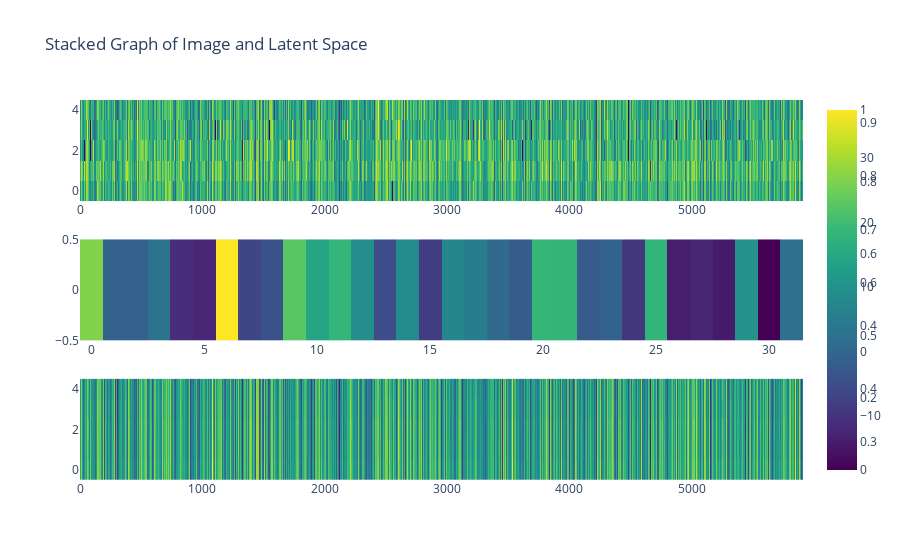

Notebook code for this chart:
### Markdown cell above
# some diagnosis

### Code cell
importlib.reload(visualisation) # to allow modification of the script without restarting the whole session
visualisation.plot_single_obs_processing(x_train, autoencoder)

### Figure 1 — Plotly figure (JSON) as saved in the notebook; plotly's stock layout.template omitted (floating-point values rounded to 4 significant figures; data arrays with more than 128 entries replaced by an {"elided": "..."} marker saying what was removed)
{"data": [{"colorscale": [[0, "#440154"], [0.1111, "#482878"], [0.2222, "#3e4989"], [0.3333, "#31688e"], [0.4444, "#26828e"], [0.5556, "#1f9e89"], [0.6667, "#35b779"], [0.7778, "#6ece58"], [0.8889, "#b5de2b"], [1, "#fde725"]], "type": "heatmap", "xaxis": "x", "yaxis": "y", "z": {"elided": "5x5912 float values"}}, {"colorscale": [[0, "#440154"], [0.1111, "#482878"], [0.2222, "#3e4989"], [0.3333, "#31688e"], [0.4444, "#26828e"], [0.5556, "#1f9e89"], [0.6667, "#35b779"], [0.7778, "#6ece58"], [0.8889, "#b5de2b"], [1, "#fde725"]], "type": "heatmap", "xaxis": "x2", "yaxis": "y2", "z": [[26.81, -0.7836, -1.237, 2.773, -11.25, -12.31, 37.48, -6.56, -4.239, 22.82, 14.4, 18.6, 9.059, -5.223, 8.502, -8.297, 7.219, 5.068, 1.054, -2.073, 18.72, 18.42, -2.425, -0.7713, -9.247, 18.39, -13.85, -12.53, -14.28, 9.918, -18.39, 2.056]]}, {"colorscale": [[0, "#440154"], [0.1111, "#482878"], [0.2222, "#3e4989"], [0.3333, "#31688e"], [0.4444, "#26828e"], [0.5556, "#1f9e89"], [0.6667, "#35b779"], [0.7778, "#6ece58"], [0.8889, "#b5de2b"], [1, "#fde725"]], "type": "heatmap", "xaxis": "x3", "yaxis": "y3", "z": {"elided": "5x5912 float values"}}], "layout": {"showlegend": false, "title": {"text": "Stacked Graph of Image and Latent Space"}, "xaxis": {"anchor": "y", "domain": [0, 1]}, "xaxis2": {"anchor": "y2", "domain": [0, 1]}, "xaxis3": {"anchor": "y3", "domain": [0, 1]}, "yaxis": {"anchor": "x", "domain": [0.7333, 1]}, "yaxis2": {"anchor": "x2", "domain": [0.3667, 0.6333]}, "yaxis3": {"anchor": "x3", "domain": [0, 0.2667]}}}
